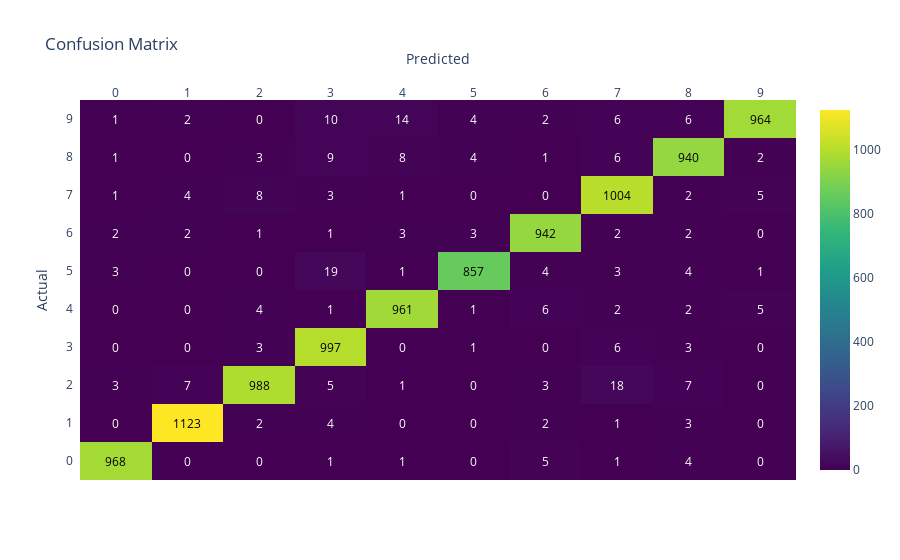

Notebook source saved alongside this figure:
### Code cell
fig = ff.create_annotated_heatmap(z=cm.numpy(), x=list(range(10)), y=list(range(10)), colorscale='Viridis', showscale=True)
fig.update_layout(title='Confusion Matrix', xaxis_title='Predicted', yaxis_title='Actual')
fig.show()

### Figure 1 — Plotly figure (JSON) as saved in the notebook; plotly's stock layout.template omitted (floating-point values rounded to 4 significant figures)
{"data": [{"colorscale": [[0, "#440154"], [0.1111, "#482878"], [0.2222, "#3e4989"], [0.3333, "#31688e"], [0.4444, "#26828e"], [0.5556, "#1f9e89"], [0.6667, "#35b779"], [0.7778, "#6ece58"], [0.8889, "#b5de2b"], [1, "#fde725"]], "reversescale": false, "showscale": true, "type": "heatmap", "x": [0, 1, 2, 3, 4, 5, 6, 7, 8, 9], "y": [0, 1, 2, 3, 4, 5, 6, 7, 8, 9], "z": [[968, 0, 0, 1, 1, 0, 5, 1, 4, 0], [0, 1123, 2, 4, 0, 0, 2, 1, 3, 0], [3, 7, 988, 5, 1, 0, 3, 18, 7, 0], [0, 0, 3, 997, 0, 1, 0, 6, 3, 0], [0, 0, 4, 1, 961, 1, 6, 2, 2, 5], [3, 0, 0, 19, 1, 857, 4, 3, 4, 1], [2, 2, 1, 1, 3, 3, 942, 2, 2, 0], [1, 4, 8, 3, 1, 0, 0, 1004, 2, 5], [1, 0, 3, 9, 8, 4, 1, 6, 940, 2], [1, 2, 0, 10, 14, 4, 2, 6, 6, 964]]}], "layout": {"annotations": [{"font": {"color": "#000000"}, "showarrow": false, "text": "968", "x": 0, "xref": "x", "y": 0, "yref": "y"}, {"font": {"color": "#FFFFFF"}, "showarrow": false, "text": "0", "x": 1, "xref": "x", "y": 0, "yref": "y"}, {"font": {"color": "#FFFFFF"}, "showarrow": false, "text": "0", "x": 2, "xref": "x", "y": 0, "yref": "y"}, {"font": {"color": "#FFFFFF"}, "showarrow": false, "text": "1", "x": 3, "xref": "x", "y": 0, "yref": "y"}, {"font": {"color": "#FFFFFF"}, "showarrow": false, "text": "1", "x": 4, "xref": "x", "y": 0, "yref": "y"}, {"font": {"color": "#FFFFFF"}, "showarrow": false, "text": "0", "x": 5, "xref": "x", "y": 0, "yref": "y"}, {"font": {"color": "#FFFFFF"}, "showarrow": false, "text": "5", "x": 6, "xref": "x", "y": 0, "yref": "y"}, {"font": {"color": "#FFFFFF"}, "showarrow": false, "text": "1", "x": 7, "xref": "x", "y": 0, "yref": "y"}, {"font": {"color": "#FFFFFF"}, "showarrow": false, "text": "4", "x": 8, "xref": "x", "y": 0, "yref": "y"}, {"font": {"color": "#FFFFFF"}, "showarrow": false, "text": "0", "x": 9, "xref": "x", "y": 0, "yref": "y"}, {"font": {"color": "#FFFFFF"}, "showarrow": false, "text": "0", "x": 0, "xref": "x", "y": 1, "yref": "y"}, {"font": {"color": "#000000"}, "showarrow": false, "text": "1123", "x": 1, "xref": "x", "y": 1, "yref": "y"}, {"font": {"color": "#FFFFFF"}, "showarrow": false, "text": "2", "x": 2, "xref": "x", "y": 1, "yref": "y"}, {"font": {"color": "#FFFFFF"}, "showarrow": false, "text": "4", "x": 3, "xref": "x", "y": 1, "yref": "y"}, {"font": {"color": "#FFFFFF"}, "showarrow": false, "text": "0", "x": 4, "xref": "x", "y": 1, "yref": "y"}, {"font": {"color": "#FFFFFF"}, "showarrow": false, "text": "0", "x": 5, "xref": "x", "y": 1, "yref": "y"}, {"font": {"color": "#FFFFFF"}, "showarrow": false, "text": "2", "x": 6, "xref": "x", "y": 1, "yref": "y"}, {"font": {"color": "#FFFFFF"}, "showarrow": false, "text": "1", "x": 7, "xref": "x", "y": 1, "yref": "y"}, {"font": {"color": "#FFFFFF"}, "showarrow": false, "text": "3", "x": 8, "xref": "x", "y": 1, "yref": "y"}, {"font": {"color": "#FFFFFF"}, "showarrow": false, "text": "0", "x": 9, "xref": "x", "y": 1, "yref": "y"}, {"font": {"color": "#FFFFFF"}, "showarrow": false, "text": "3", "x": 0, "xref": "x", "y": 2, "yref": "y"}, {"font": {"color": "#FFFFFF"}, "showarrow": false, "text": "7", "x": 1, "xref": "x", "y": 2, "yref": "y"}, {"font": {"color": "#000000"}, "showarrow": false, "text": "988", "x": 2, "xref": "x", "y": 2, "yref": "y"}, {"font": {"color": "#FFFFFF"}, "showarrow": false, "text": "5", "x": 3, "xref": "x", "y": 2, "yref": "y"}, {"font": {"color": "#FFFFFF"}, "showarrow": false, "text": "1", "x": 4, "xref": "x", "y": 2, "yref": "y"}, {"font": {"color": "#FFFFFF"}, "showarrow": false, "text": "0", "x": 5, "xref": "x", "y": 2, "yref": "y"}, {"font": {"color": "#FFFFFF"}, "showarrow": false, "text": "3", "x": 6, "xref": "x", "y": 2, "yref": "y"}, {"font": {"color": "#FFFFFF"}, "showarrow": false, "text": "18", "x": 7, "xref": "x", "y": 2, "yref": "y"}, {"font": {"color": "#FFFFFF"}, "showarrow": false, "text": "7", "x": 8, "xref": "x", "y": 2, "yref": "y"}, {"font": {"color": "#FFFFFF"}, "showarrow": false, "text": "0", "x": 9, "xref": "x", "y": 2, "yref": "y"}, {"font": {"color": "#FFFFFF"}, "showarrow": false, "text": "0", "x": 0, "xref": "x", "y": 3, "yref": "y"}, {"font": {"color": "#FFFFFF"}, "showarrow": false, "text": "0", "x": 1, "xref": "x", "y": 3, "yref": "y"}, {"font": {"color": "#FFFFFF"}, "showarrow": false, "text": "3", "x": 2, "xref": "x", "y": 3, "yref": "y"}, {"font": {"color": "#000000"}, "showarrow": false, "text": "997", "x": 3, "xref": "x", "y": 3, "yref": "y"}, {"font": {"color": "#FFFFFF"}, "showarrow": false, "text": "0", "x": 4, "xref": "x", "y": 3, "yref": "y"}, {"font": {"color": "#FFFFFF"}, "showarrow": false, "text": "1", "x": 5, "xref": "x", "y": 3, "yref": "y"}, {"font": {"color": "#FFFFFF"}, "showarrow": false, "text": "0", "x": 6, "xref": "x", "y": 3, "yref": "y"}, {"font": {"color": "#FFFFFF"}, "showarrow": false, "text": "6", "x": 7, "xref": "x", "y": 3, "yref": "y"}, {"font": {"color": "#FFFFFF"}, "showarrow": false, "text": "3", "x": 8, "xref": "x", "y": 3, "yref": "y"}, {"font": {"color": "#FFFFFF"}, "showarrow": false, "text": "0", "x": 9, "xref": "x", "y": 3, "yref": "y"}, {"font": {"color": "#FFFFFF"}, "showarrow": false, "text": "0", "x": 0, "xref": "x", "y": 4, "yref": "y"}, {"font": {"color": "#FFFFFF"}, "showarrow": false, "text": "0", "x": 1, "xref": "x", "y": 4, "yref": "y"}, {"font": {"color": "#FFFFFF"}, "showarrow": false, "text": "4", "x": 2, "xref": "x", "y": 4, "yref": "y"}, {"font": {"color": "#FFFFFF"}, "showarrow": false, "text": "1", "x": 3, "xref": "x", "y": 4, "yref": "y"}, {"font": {"color": "#000000"}, "showarrow": false, "text": "961", "x": 4, "xref": "x", "y": 4, "yref": "y"}, {"font": {"color": "#FFFFFF"}, "showarrow": false, "text": "1", "x": 5, "xref": "x", "y": 4, "yref": "y"}, {"font": {"color": "#FFFFFF"}, "showarrow": false, "text": "6", "x": 6, "xref": "x", "y": 4, "yref": "y"}, {"font": {"color": "#FFFFFF"}, "showarrow": false, "text": "2", "x": 7, "xref": "x", "y": 4, "yref": "y"}, {"font": {"color": "#FFFFFF"}, "showarrow": false, "text": "2", "x": 8, "xref": "x", "y": 4, "yref": "y"}, {"font": {"color": "#FFFFFF"}, "showarrow": false, "text": "5", "x": 9, "xref": "x", "y": 4, "yref": "y"}, {"font": {"color": "#FFFFFF"}, "showarrow": false, "text": "3", "x": 0, "xref": "x", "y": 5, "yref": "y"}, {"font": {"color": "#FFFFFF"}, "showarrow": false, "text": "0", "x": 1, "xref": "x", "y": 5, "yref": "y"}, {"font": {"color": "#FFFFFF"}, "showarrow": false, "text": "0", "x": 2, "xref": "x", "y": 5, "yref": "y"}, {"font": {"color": "#FFFFFF"}, "showarrow": false, "text": "19", "x": 3, "xref": "x", "y": 5, "yref": "y"}, {"font": {"color": "#FFFFFF"}, "showarrow": false, "text": "1", "x": 4, "xref": "x", "y": 5, "yref": "y"}, {"font": {"color": "#000000"}, "showarrow": false, "text": "857", "x": 5, "xref": "x", "y": 5, "yref": "y"}, {"font": {"color": "#FFFFFF"}, "showarrow": false, "text": "4", "x": 6, "xref": "x", "y": 5, "yref": "y"}, {"font": {"color": "#FFFFFF"}, "showarrow": false, "text": "3", "x": 7, "xref": "x", "y": 5, "yref": "y"}, {"font": {"color": "#FFFFFF"}, "showarrow": false, "text": "4", "x": 8, "xref": "x", "y": 5, "yref": "y"}, {"font": {"color": "#FFFFFF"}, "showarrow": false, "text": "1", "x": 9, "xref": "x", "y": 5, "yref": "y"}, {"font": {"color": "#FFFFFF"}, "showarrow": false, "text": "2", "x": 0, "xref": "x", "y": 6, "yref": "y"}, {"font": {"color": "#FFFFFF"}, "showarrow": false, "text": "2", "x": 1, "xref": "x", "y": 6, "yref": "y"}, {"font": {"color": "#FFFFFF"}, "showarrow": false, "text": "1", "x": 2, "xref": "x", "y": 6, "yref": "y"}, {"font": {"color": "#FFFFFF"}, "showarrow": false, "text": "1", "x": 3, "xref": "x", "y": 6, "yref": "y"}, {"font": {"color": "#FFFFFF"}, "showarrow": false, "text": "3", "x": 4, "xref": "x", "y": 6, "yref": "y"}, {"font": {"color": "#FFFFFF"}, "showarrow": false, "text": "3", "x": 5, "xref": "x", "y": 6, "yref": "y"}, {"font": {"color": "#000000"}, "showarrow": false, "text": "942", "x": 6, "xref": "x", "y": 6, "yref": "y"}, {"font": {"color": "#FFFFFF"}, "showarrow": false, "text": "2", "x": 7, "xref": "x", "y": 6, "yref": "y"}, {"font": {"color": "#FFFFFF"}, "showarrow": false, "text": "2", "x": 8, "xref": "x", "y": 6, "yref": "y"}, {"font": {"color": "#FFFFFF"}, "showarrow": false, "text": "0", "x": 9, "xref": "x", "y": 6, "yref": "y"}, {"font": {"color": "#FFFFFF"}, "showarrow": false, "text": "1", "x": 0, "xref": "x", "y": 7, "yref": "y"}, {"font": {"color": "#FFFFFF"}, "showarrow": false, "text": "4", "x": 1, "xref": "x", "y": 7, "yref": "y"}, {"font": {"color": "#FFFFFF"}, "showarrow": false, "text": "8", "x": 2, "xref": "x", "y": 7, "yref": "y"}, {"font": {"color": "#FFFFFF"}, "showarrow": false, "text": "3", "x": 3, "xref": "x", "y": 7, "yref": "y"}, {"font": {"color": "#FFFFFF"}, "showarrow": false, "text": "1", "x": 4, "xref": "x", "y": 7, "yref": "y"}, {"font": {"color": "#FFFFFF"}, "showarrow": false, "text": "0", "x": 5, "xref": "x", "y": 7, "yref": "y"}, {"font": {"color": "#FFFFFF"}, "showarrow": false, "text": "0", "x": 6, "xref": "x", "y": 7, "yref": "y"}, {"font": {"color": "#000000"}, "showarrow": false, "text": "1004", "x": 7, "xref": "x", "y": 7, "yref": "y"}, {"font": {"color": "#FFFFFF"}, "showarrow": false, "text": "2", "x": 8, "xref": "x", "y": 7, "yref": "y"}, {"font": {"color": "#FFFFFF"}, "showarrow": false, "text": "5", "x": 9, "xref": "x", "y": 7, "yref": "y"}, {"font": {"color": "#FFFFFF"}, "showarrow": false, "text": "1", "x": 0, "xref": "x", "y": 8, "yref": "y"}, {"font": {"color": "#FFFFFF"}, "showarrow": false, "text": "0", "x": 1, "xref": "x", "y": 8, "yref": "y"}, {"font": {"color": "#FFFFFF"}, "showarrow": false, "text": "3", "x": 2, "xref": "x", "y": 8, "yref": "y"}, {"font": {"color": "#FFFFFF"}, "showarrow": false, "text": "9", "x": 3, "xref": "x", "y": 8, "yref": "y"}, {"font": {"color": "#FFFFFF"}, "showarrow": false, "text": "8", "x": 4, "xref": "x", "y": 8, "yref": "y"}, {"font": {"color": "#FFFFFF"}, "showarrow": false, "text": "4", "x": 5, "xref": "x", "y": 8, "yref": "y"}, {"font": {"color": "#FFFFFF"}, "showarrow": false, "text": "1", "x": 6, "xref": "x", "y": 8, "yref": "y"}, {"font": {"color": "#FFFFFF"}, "showarrow": false, "text": "6", "x": 7, "xref": "x", "y": 8, "yref": "y"}, {"font": {"color": "#000000"}, "showarrow": false, "text": "940", "x": 8, "xref": "x", "y": 8, "yref": "y"}, {"font": {"color": "#FFFFFF"}, "showarrow": false, "text": "2", "x": 9, "xref": "x", "y": 8, "yref": "y"}, {"font": {"color": "#FFFFFF"}, "showarrow": false, "text": "1", "x": 0, "xref": "x", "y": 9, "yref": "y"}, {"font": {"color": "#FFFFFF"}, "showarrow": false, "text": "2", "x": 1, "xref": "x", "y": 9, "yref": "y"}, {"font": {"color": "#FFFFFF"}, "showarrow": false, "text": "0", "x": 2, "xref": "x", "y": 9, "yref": "y"}, {"font": {"color": "#FFFFFF"}, "showarrow": false, "text": "10", "x": 3, "xref": "x", "y": 9, "yref": "y"}, {"font": {"color": "#FFFFFF"}, "showarrow": false, "text": "14", "x": 4, "xref": "x", "y": 9, "yref": "y"}, {"font": {"color": "#FFFFFF"}, "showarrow": false, "text": "4", "x": 5, "xref": "x", "y": 9, "yref": "y"}, {"font": {"color": "#FFFFFF"}, "showarrow": false, "text": "2", "x": 6, "xref": "x", "y": 9, "yref": "y"}, {"font": {"color": "#FFFFFF"}, "showarrow": false, "text": "6", "x": 7, "xref": "x", "y": 9, "yref": "y"}, {"font": {"color": "#FFFFFF"}, "showarrow": false, "text": "6", "x": 8, "xref": "x", "y": 9, "yref": "y"}, {"font": {"color": "#000000"}, "showarrow": false, "text": "964", "x": 9, "xref": "x", "y": 9, "yref": "y"}], "title": {"text": "Confusion Matrix"}, "xaxis": {"dtick": 1, "gridcolor": "rgb(0, 0, 0)", "side": "top", "ticks": "", "title": {"text": "Predicted"}}, "yaxis": {"dtick": 1, "ticks": "", "ticksuffix": "  ", "title": {"text": "Actual"}}}}
